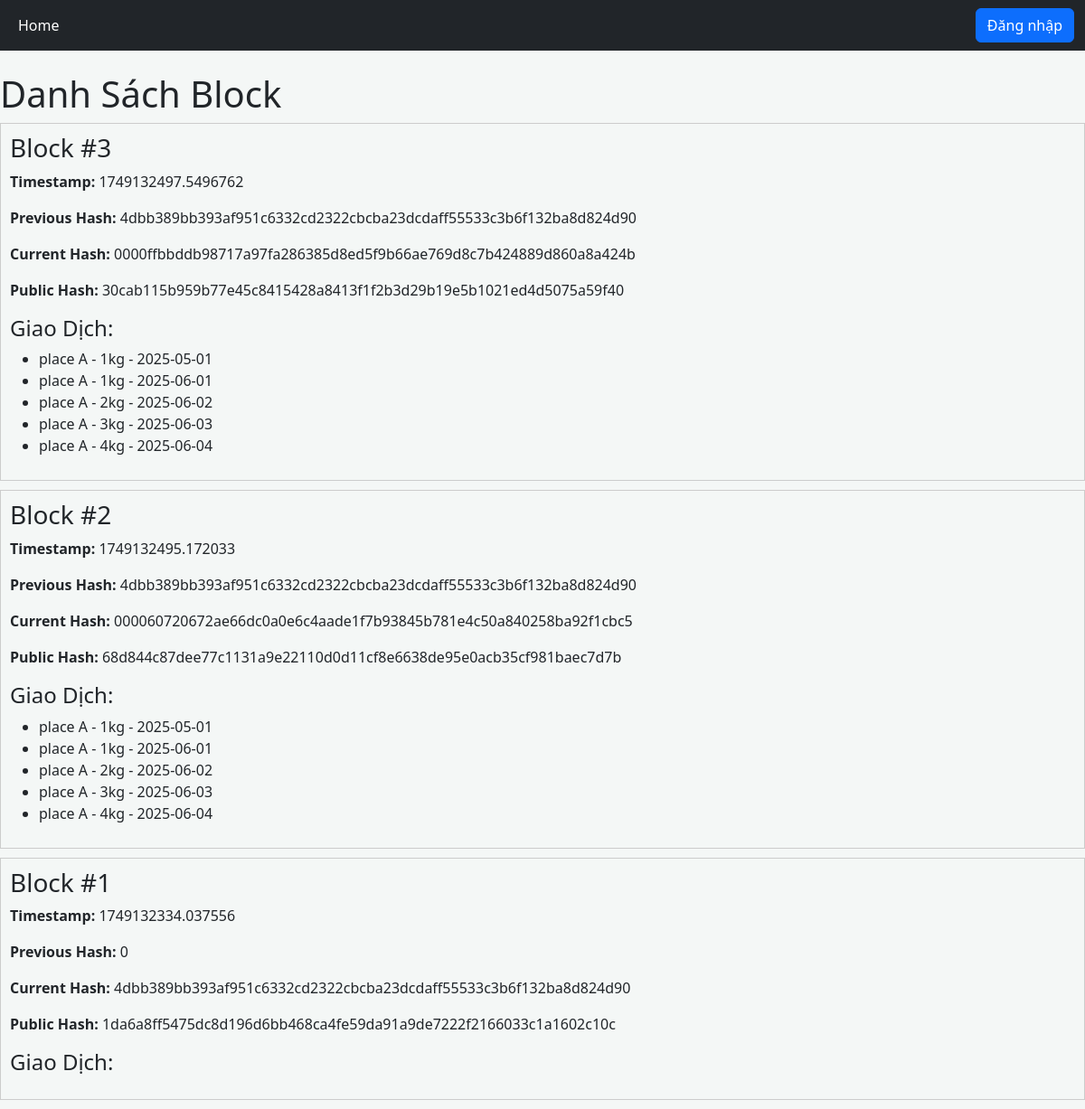
The page /blocks/ on the database its author committed.
### blockchain/models.py (models this page shows, shortened)
class Block(models.Model):
    index = models.AutoField(primary_key=True)
    timestamp = models.FloatField(default=time)
    transactions = models.JSONField(default=list)
    previous_hash = models.CharField(max_length=64)
    nonce = models.IntegerField(default=0)
    current_hash = models.CharField(max_length=64, blank=True)
    public_hash = models.CharField(max_length=64, blank=True)
    is_verified = models.BooleanField(default=False)

### blockchain/views.py (the view)
# urls.py: path('blocks/', views.block_list_view, name='block_list'),
def block_list_view(request):
    chain = Block.objects.all().order_by('-index')
    return render(request, 'blockchain/block_list.html', {'blocks': chain, 'title': 'List'})

### blockchain/templates/blockchain/block_list.html
{% extends 'blockchain/main.html' %}
{% block content %}
    <h1>Danh Sách Block</h1>
    {% for block in blocks %}
    <div style="border:1px solid #ccc; padding:10px; margin-bottom:10px;">
        <h3>Block #{{ block.index }}</h3>
        <p><strong>Timestamp:</strong> {{ block.timestamp }}</p>
        <p><strong>Previous Hash:</strong> {{ block.previous_hash }}</p>
        <p><strong>Current Hash:</strong> {{ block.current_hash }}</p>
        <p><strong>Public Hash:</strong> {{ block.public_hash }}</p>
        <h4>Giao Dịch:</h4>
        <ul>
            {% for tx in block.transactions %}
            <li>{{ tx.producer }} - {{ tx.amount }}kg - {{ tx.date }}</li>
            {% endfor %}
        </ul>
    </div>
    {% endfor %}
{% endblock %}

### blockchain/templates/blockchain/main.html (shortened to what this page needs)
{% load static %}
<!DOCTYPE html>
<html lang="vi">
<head>
    <link href="https://cdn.jsdelivr.net/npm/bootstrap@5.3.6/dist/css/bootstrap.min.css" rel="stylesheet">
    <link rel="stylesheet" type="text/css" href="{% static 'CSS/custom.css' %}">
</head>
<body>
    {% include 'blockchain/narbar.html' %}
    {% block content %}
    {% endblock %}
</body>
</html>

### blockchain/templates/blockchain/narbar.html (shortened to what this page needs)
{% load static %}
<nav class="navbar navbar-expand-md navbar-dark bg-dark mb-4">
  <div class="container-fluid">
    <div class="collapse navbar-collapse" id="navbarCollapse">
      <ul class="navbar-nav me-auto mb-2 mb-md-0">
        <li class="nav-item">
          <a class="nav-link active" aria-current="page" href="{% url 'home' %}">Home</a>
        </li>
      </ul>
      <ul class="navbar-nav ms-auto mb-2 mb-md-0">
        {% if user.is_authenticated %}
          <li class="nav-item me-3">
            <span class="nav-link text-white-50">{{ user.username }}</span>
          </li>
          <li class="nav-item">
            <a class="btn btn-outline-light" href="{% url 'logout' %}">Đăng xuất</a>
          </li>
        {% else %}
          <li class="nav-item">
            <a class="btn btn-primary" href="{% url 'signin' %}">Đăng nhập</a>
          </li>
        {% endif %}
      </ul>
    </div>
  </div>
</nav>

### staticfiles/CSS/custom.css (style rules this page uses)
body { background-color: #f4f7f6; }

### rows shown on the page
Block: index "3", timestamp "1749132497.5496762", previous_hash "4dbb389bb393af951c6332cd2322cbcba23dcdaff55533c3b6f132ba8d824d90", current_hash "0000ffbbddb98717a97fa286385d8ed5f9b66ae769d8c7b424889d860a8a424b", public_hash "30cab115b959b77e45c8415428a8413f1f2b3d29b19e5b1021ed4d5075a59f40", producer "place A" "place A" "place A" "place A" "place A", amount "1" "1" "2" "3" "4", date "2025-05-01" "2025-06-01" "2025-06-02" "2025-06-03" "2025-06-04"
Block: index "2", timestamp "1749132495.172033", previous_hash "4dbb389bb393af951c6332cd2322cbcba23dcdaff55533c3b6f132ba8d824d90", current_hash "000060720672ae66dc0a0e6c4aade1f7b93845b781e4c50a840258ba92f1cbc5", public_hash "68d844c87dee77c1131a9e22110d0d11cf8e6638de95e0acb35cf981baec7d7b", producer "place A" "place A" "place A" "place A" "place A", amount "1" "1" "2" "3" "4", date "2025-05-01" "2025-06-01" "2025-06-02" "2025-06-03" "2025-06-04"
Block: index "1", timestamp "1749132334.037556", previous_hash "0", current_hash "4dbb389bb393af951c6332cd2322cbcba23dcdaff55533c3b6f132ba8d824d90", public_hash "1da6a8ff5475dc8d196d6bb468ca4fe59da91a9de7222f2166033c1a1602c10c"
